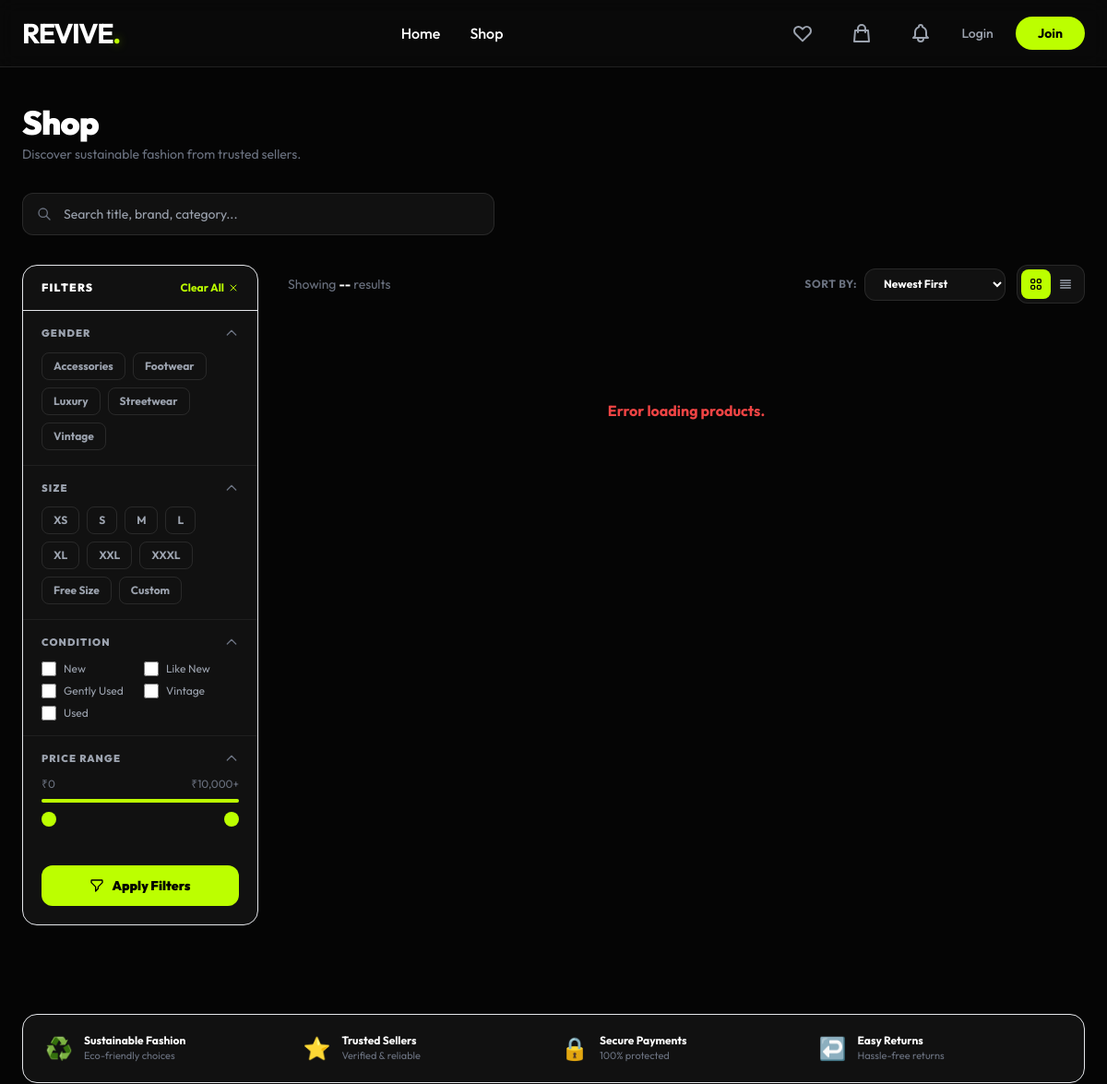
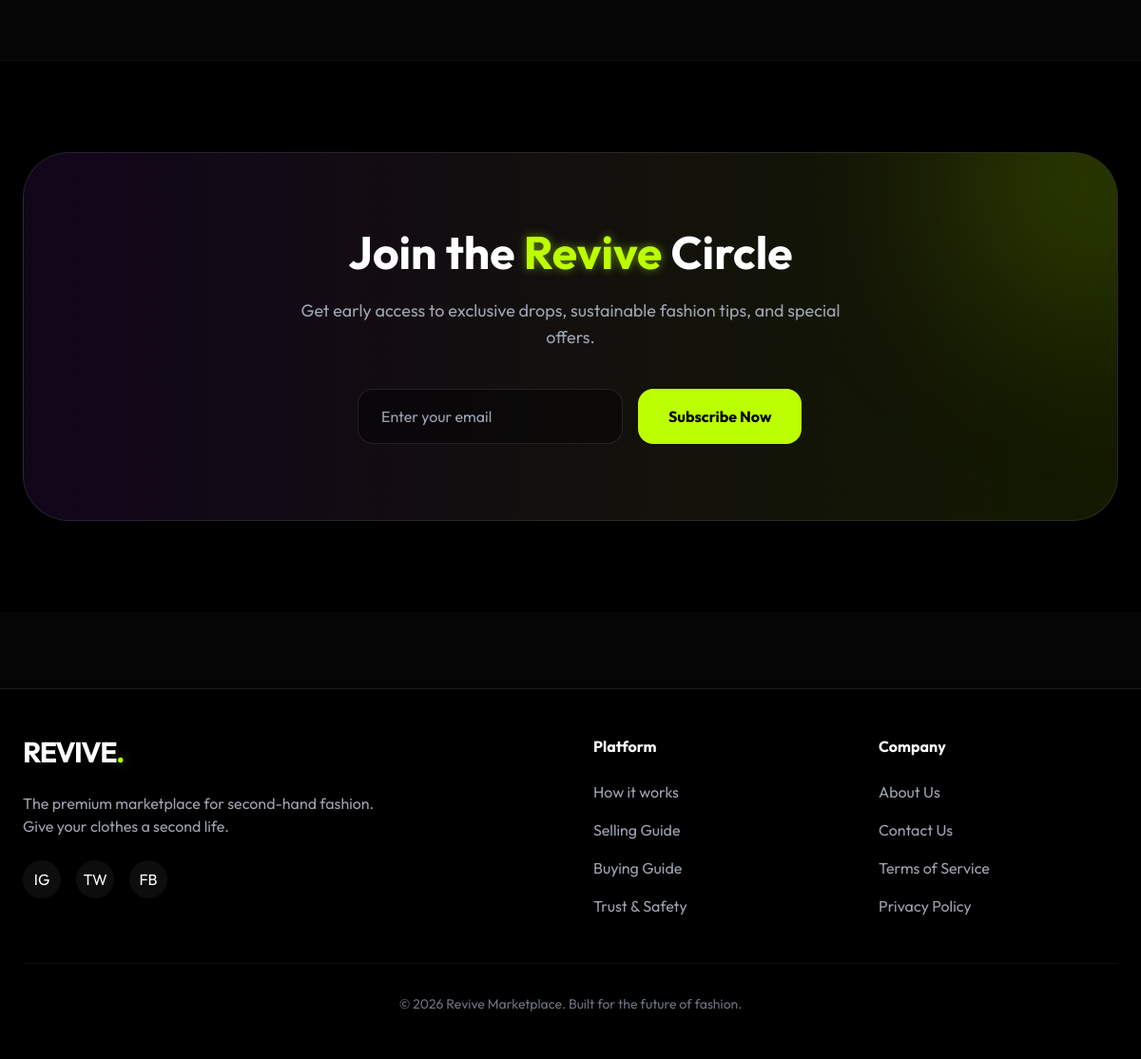
The page /shop.php on the database its author committed (2 pictures, top to bottom).
### tables this page shows
CREATE TABLE IF NOT EXISTS categories (
    id INT AUTO_INCREMENT PRIMARY KEY,
    name VARCHAR(50) NOT NULL,
    slug VARCHAR(50) UNIQUE NOT NULL
);

### shop.php (the view, shortened to what this page needs)
            <?php
include 'includes/header.php';
$view = $_GET['view'] ?? '';
$hide_filters = ($view === 'products');
$max_price_db = $conn->query("SELECT MAX(price) as max_p FROM products WHERE status = 'available'")->fetch_assoc()['max_p'] ?? 10000;
$max_price_limit = ceil($max_price_db);
$categories_list = [];
$cats_res = $conn->query("SELECT id, name FROM categories ORDER BY name ASC");
while ($cat_row = $cats_res->fetch_assoc()) {
    $categories_list[] = $cat_row;
}
?>
<section class="pt-10 pb-24 px-4 md:px-6 max-w-7xl mx-auto">
    <div class="mb-8" data-aos="fade-up">
        <h1 class="text-4xl font-black tracking-tight">Shop</h1>
        <p class="text-gray-500 text-sm mt-1">Discover sustainable fashion from trusted sellers.</p>
    </div>
    <?php if (!$hide_filters): ?>
    <div class="relative w-full mb-8" data-aos="fade-up">
        <div class="relative max-w-lg">
            <svg xmlns="http://www.w3.org/2000/svg" class="absolute left-4 top-1/2 -translate-y-1/2 h-4 w-4 text-gray-500" fill="none" viewBox="0 0 24 24" stroke="currentColor"><path stroke-linecap="round" stroke-linejoin="round" stroke-width="2" d="M21 21l-6-6m2-5a7 7 0 11-14 0 7 7 0 0114 0z"/></svg>
            <input type="text" id="shop-search-input" placeholder="Search title, brand, category..."
                class="w-full bg-white/5 border border-white/10 rounded-xl pl-11 pr-4 py-3 text-sm focus:outline-none focus:border-[#bcff00] transition text-white">
        </div>
    </div>
    <?php endif; ?>
    <div class="flex gap-8 items-start">
        <?php if (!$hide_filters): ?>
        <aside id="shop-filters-sidebar" class="hidden lg:flex flex-col w-64 flex-shrink-0 sticky top-24 bg-[#111] border border-white/8 rounded-2xl overflow-hidden">
            <div class="flex items-center justify-between px-5 py-4 border-b border-white/8">
                <span class="text-xs font-black uppercase tracking-widest text-white">Filters</span>
                <button onclick="clearAllFilters()" class="text-[#bcff00] text-xs font-bold hover:underline flex items-center space-x-1">
                    <span>Clear All</span>
                    <svg xmlns="http://www.w3.org/2000/svg" class="h-3 w-3" fill="none" viewBox="0 0 24 24" stroke="currentColor"><path stroke-linecap="round" stroke-linejoin="round" stroke-width="2" d="M6 18L18 6M6 6l12 12"/></svg>
                </button>
            </div>
            <form id="filters-form" class="flex flex-col flex-1 overflow-y-auto custom-scroll">
                <div class="filter-section px-5 py-4">
                    <button type="button" onclick="toggleSection('section-category')" class="flex items-center justify-between w-full mb-3">
                        <span class="text-[11px] font-black uppercase tracking-widest text-gray-400">Gender</span>
                        <svg id="icon-category" xmlns="http://www.w3.org/2000/svg" class="h-4 w-4 text-gray-500 transition-transform" fill="none" viewBox="0 0 24 24" stroke="currentColor"><path stroke-linecap="round" stroke-linejoin="round" stroke-width="2" d="M5 15l7-7 7 7"/></svg>
                    </button>
                    <div id="section-category" class="flex flex-wrap gap-2">
                        <?php foreach($categories_list as $cat): ?>
                        <label class="cursor-pointer">
                            <div class="px-3 py-1.5 border border-white/10 rounded-lg text-xs font-bold text-gray-400 hover:border-white/30 hover:text-white transition select-none">
                                <?php echo htmlspecialchars($cat['name']); ?>
                            </div>
                        </label>
                        <?php endforeach; ?>
                    </div>
                </div>
                <div class="filter-section px-5 py-4">
                    <button type="button" onclick="toggleSection('section-size')" class="flex items-center justify-between w-full mb-3">
                        <span class="text-[11px] font-black uppercase tracking-widest text-gray-400">Size</span>
                        <svg id="icon-size" xmlns="http://www.w3.org/2000/svg" class="h-4 w-4 text-gray-500 transition-transform" fill="none" viewBox="0 0 24 24" stroke="currentColor"><path stroke-linecap="round" stroke-linejoin="round" stroke-width="2" d="M5 15l7-7 7 7"/></svg>
                    </button>
                    <div id="section-size" class="flex flex-wrap gap-2">
                        <?php foreach(['XS','S','M','L','XL','XXL','XXXL','Free Size','Custom'] as $sz): ?>
                        <label class="cursor-pointer">
                            <div class="px-3 py-1.5 border border-white/10 rounded-lg text-xs font-bold text-gray-400 hover:border-white/30 hover:text-white transition select-none">
                                <?php echo $sz; ?>
                            </div>
                        </label>
                        <?php endforeach; ?>
                    </div>
                </div>
                <div class="filter-section px-5 py-4">
                    <button type="button" onclick="toggleSection('section-condition')" class="flex items-center justify-between w-full mb-3">
                        <span class="text-[11px] font-black uppercase tracking-widest text-gray-400">Condition</span>
                        <svg id="icon-condition" xmlns="http://www.w3.org/2000/svg" class="h-4 w-4 text-gray-500 transition-transform" fill="none" viewBox="0 0 24 24" stroke="currentColor"><path stroke-linecap="round" stroke-linejoin="round" stroke-width="2" d="M5 15l7-7 7 7"/></svg>
                    </button>
                    <div id="section-condition" class="grid grid-cols-2 gap-2">
                        <?php foreach(['New','Like New','Gently Used','Vintage','Used'] as $cond): ?>
                        <label class="flex items-center space-x-2 cursor-pointer group">
                            <input type="checkbox" name="conditions[]" value="<?php echo $cond; ?>" class="w-4 h-4 rounded border-white/20 accent-[#bcff00]" onchange="triggerFiltersReload()">
                            <span class="text-xs text-gray-400 group-hover:text-white transition"><?php echo $cond; ?></span>
                        </label>
                        <?php endforeach; ?>
                    </div>
                </div>
                <div class="px-5 py-4">
                    <button type="button" onclick="toggleSection('section-price')" class="flex items-center justify-between w-full mb-3">
                        <span class="text-[11px] font-black uppercase tracking-widest text-gray-400">Price Range</span>
                        <svg id="icon-price" xmlns="http://www.w3.org/2000/svg" class="h-4 w-4 text-gray-500 transition-transform" fill="none" viewBox="0 0 24 24" stroke="currentColor"><path stroke-linecap="round" stroke-linejoin="round" stroke-width="2" d="M5 15l7-7 7 7"/></svg>
                    </button>
                    <div id="section-price">
                        <div class="flex justify-between text-xs text-gray-500 mb-2">
                            <span>₹<span id="price-min-display">0</span></span>
                            <span>₹<span id="price-max-display"><?php echo number_format($max_price_limit); ?></span>+</span>
                        </div>
                        <div class="range-slider mb-4">
                            <div class="progress" id="slider-progress-bar"></div>
                        </div>
                        <div class="range-input mb-4">
                            <input type="range" class="range-min" min="0" max="<?php echo $max_price_limit; ?>" value="0" step="50" oninput="updateRangeInputs(this, 'min')">
                            <input type="range" class="range-max" min="0" max="<?php echo $max_price_limit; ?>" value="<?php echo $max_price_limit; ?>" step="50" oninput="updateRangeInputs(this, 'max')">
                        </div>
                    </div>
                </div>
                <div class="px-5 pb-5">
                    <button type="button" onclick="triggerFiltersReload()" id="apply-filters-btn"
                        class="w-full bg-[#bcff00] text-black font-black text-sm py-3 rounded-xl hover:bg-[#d4ff4d] transition flex items-center justify-center space-x-2">
                        <span>Apply Filters <span id="filter-count-badge" class="hidden bg-black/20 rounded-full px-1.5 ml-1"></span></span>
                    </button>
                </div>
            </form>
        </aside>
        <?php endif; ?>
        <div class="flex-1 min-w-0">
            <div class="flex flex-col sm:flex-row justify-between items-start sm:items-center mb-6 gap-3">
                <div class="text-sm text-gray-500">
                    Showing <span class="text-white font-bold" id="total-results-count">--</span> results
                </div>
                <div class="flex items-center gap-3">
                    <div class="flex items-center space-x-2">
                        <span class="text-xs text-gray-500 font-bold uppercase tracking-wider">Sort by:</span>
                        <select id="shop-sorting-select" onchange="triggerFiltersReload()"
                            class="bg-[#111] border border-white/10 rounded-xl px-4 py-2 text-xs font-bold focus:outline-none focus:border-[#bcff00] transition text-white">
                            <option value="newest" class="bg-[#111]">Newest First</option>
                        </select>
                    </div>
                    <div class="flex bg-[#111] border border-white/10 rounded-xl p-1">
                        <button id="grid-view-btn" onclick="setViewMode('grid')" class="p-2 rounded-lg bg-[#bcff00] transition" title="Grid View">
                        </button>
                        <button id="list-view-btn" onclick="setViewMode('list')" class="p-2 rounded-lg transition text-gray-400 hover:text-white" title="List View">
                            <svg xmlns="http://www.w3.org/2000/svg" class="h-4 w-4" fill="none" viewBox="0 0 24 24" stroke="currentColor"><path stroke-linecap="round" stroke-linejoin="round" stroke-width="2" d="M4 6h16M4 10h16M4 14h16M4 18h16"/></svg>
                        </button>
                    </div>
                </div>
            </div>
            <div id="products-catalog-grid" class="grid grid-cols-2 md:grid-cols-3 lg:grid-cols-4 gap-4 transition duration-300">
            </div>
        </div>
    </div>
</section>
<section class="pb-16 px-4 md:px-6 max-w-7xl mx-auto">
    <div class="bg-[#111] border border-white/8 rounded-2xl px-6 py-5 grid grid-cols-2 md:grid-cols-4 gap-4">
        <?php
        $trust = [
            ['♻️', 'Sustainable Fashion', 'Eco-friendly choices'],
            ['⭐', 'Trusted Sellers', 'Verified & reliable'],
            ['🔒', 'Secure Payments', '100% protected'],
            ['↩️', 'Easy Returns', 'Hassle-free returns'],
        ];
        foreach($trust as $t): ?>
        <div class="flex items-center space-x-3">
            <span class="text-2xl"><?php echo $t[0]; ?></span>
            <div>
                <p class="text-xs font-bold text-white"><?php echo $t[1]; ?></p>
                <p class="text-[11px] text-gray-500"><?php echo $t[2]; ?></p>
            </div>
        </div>
        <?php endforeach; ?>
    </div>
</section>
<?php include 'includes/footer.php'; ?>

### rows shown on the page
categories: name "Accessories"
categories: name "Footwear"
categories: name "Luxury"
categories: name "Streetwear"
categories: name "Vintage"

### other values the page prints
$sz "XS"
$sz "S"
$sz "M"
$sz "L"
$sz "XL"
$sz "XXL"
$sz "XXXL"
$sz "Free Size"
$sz "Custom"
$cond "New"
$cond "Like New"
$cond "Gently Used"
$cond "Vintage"
$cond "Used"
$max_price_limit "10,000"
